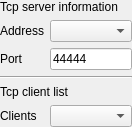
<?xml version="1.0" encoding="UTF-8"?>
<ui version="4.0">
 <class>SAKBluetoothServerDeviceController</class>
 <widget class="QWidget" name="SAKBluetoothServerDeviceController">
  <property name="geometry">
   <rect>
    <x>0</x>
    <y>0</y>
    <width>132</width>
    <height>117</height>
   </rect>
  </property>
  <property name="windowTitle">
   <string>Form</string>
  </property>
  <layout class="QGridLayout" name="gridLayout">
   <property name="leftMargin">
    <number>0</number>
   </property>
   <property name="topMargin">
    <number>0</number>
   </property>
   <property name="rightMargin">
    <number>0</number>
   </property>
   <property name="bottomMargin">
    <number>0</number>
   </property>
   <item row="4" column="0" colspan="2">
    <widget class="QLabel" name="label_6">
     <property name="text">
      <string>Tcp client list</string>
     </property>
    </widget>
   </item>
   <item row="1" column="0">
    <widget class="QLabel" name="label_3">
     <property name="text">
      <string>Address</string>
     </property>
    </widget>
   </item>
   <item row="2" column="0">
    <widget class="QLabel" name="label_4">
     <property name="text">
      <string>Port</string>
     </property>
    </widget>
   </item>
   <item row="2" column="1">
    <widget class="QLineEdit" name="serverPortLineEdit">
     <property name="text">
      <string>44444</string>
     </property>
    </widget>
   </item>
   <item row="0" column="0" colspan="2">
    <widget class="QLabel" name="label_5">
     <property name="text">
      <string>Tcp server information</string>
     </property>
    </widget>
   </item>
   <item row="5" column="1">
    <widget class="QComboBox" name="clientHostComboBox">
     <property name="enabled">
      <bool>true</bool>
     </property>
     <property name="editable">
      <bool>false</bool>
     </property>
    </widget>
   </item>
   <item row="1" column="1">
    <widget class="QComboBox" name="serverhostComboBox"/>
   </item>
   <item row="3" column="0" colspan="2">
    <widget class="Line" name="line">
     <property name="orientation">
      <enum>Qt::Horizontal</enum>
     </property>
    </widget>
   </item>
   <item row="5" column="0">
    <widget class="QLabel" name="label">
     <property name="text">
      <string>Clients</string>
     </property>
    </widget>
   </item>
  </layout>
 </widget>
 <resources/>
 <connections/>
</ui>
